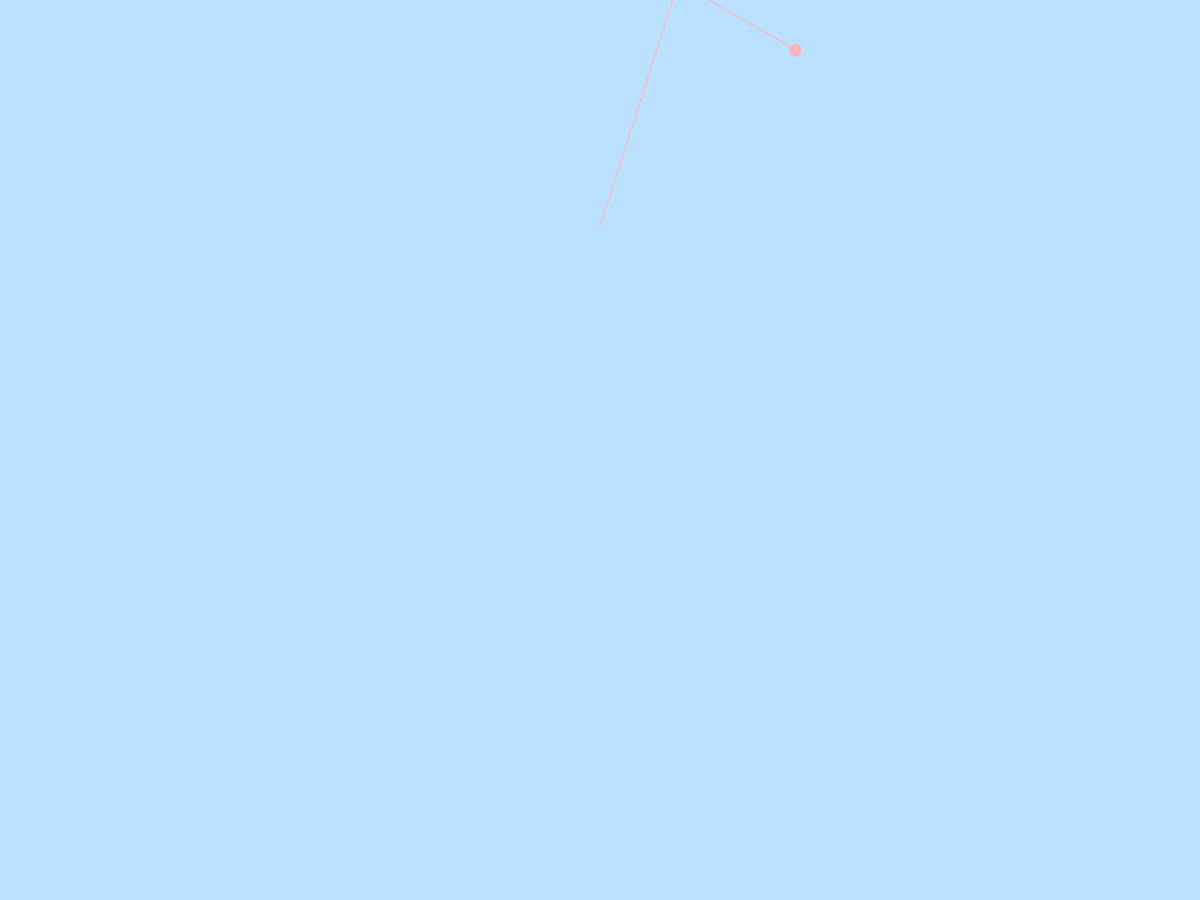
Frame 1 (no input)
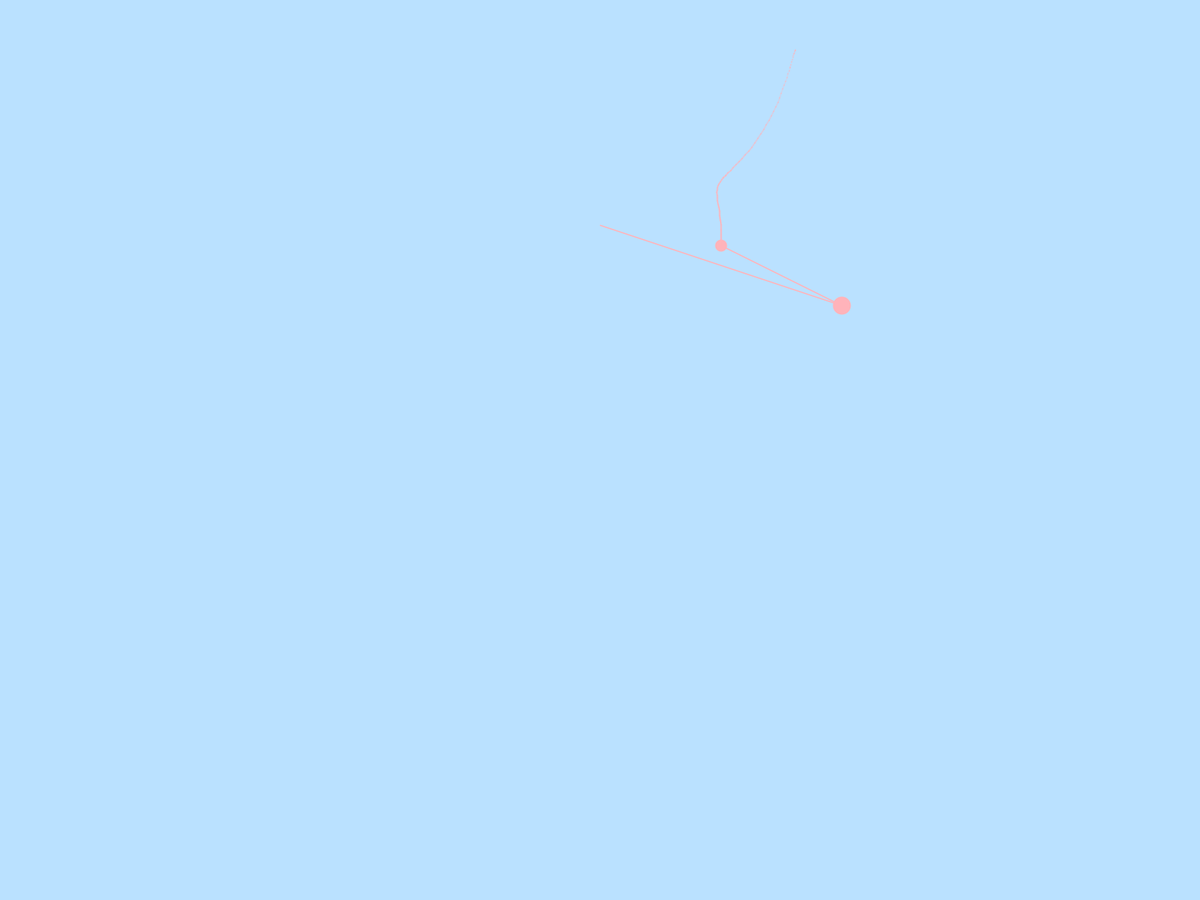
Frame 60 (the mouse pressed at the canvas centre just before this capture)
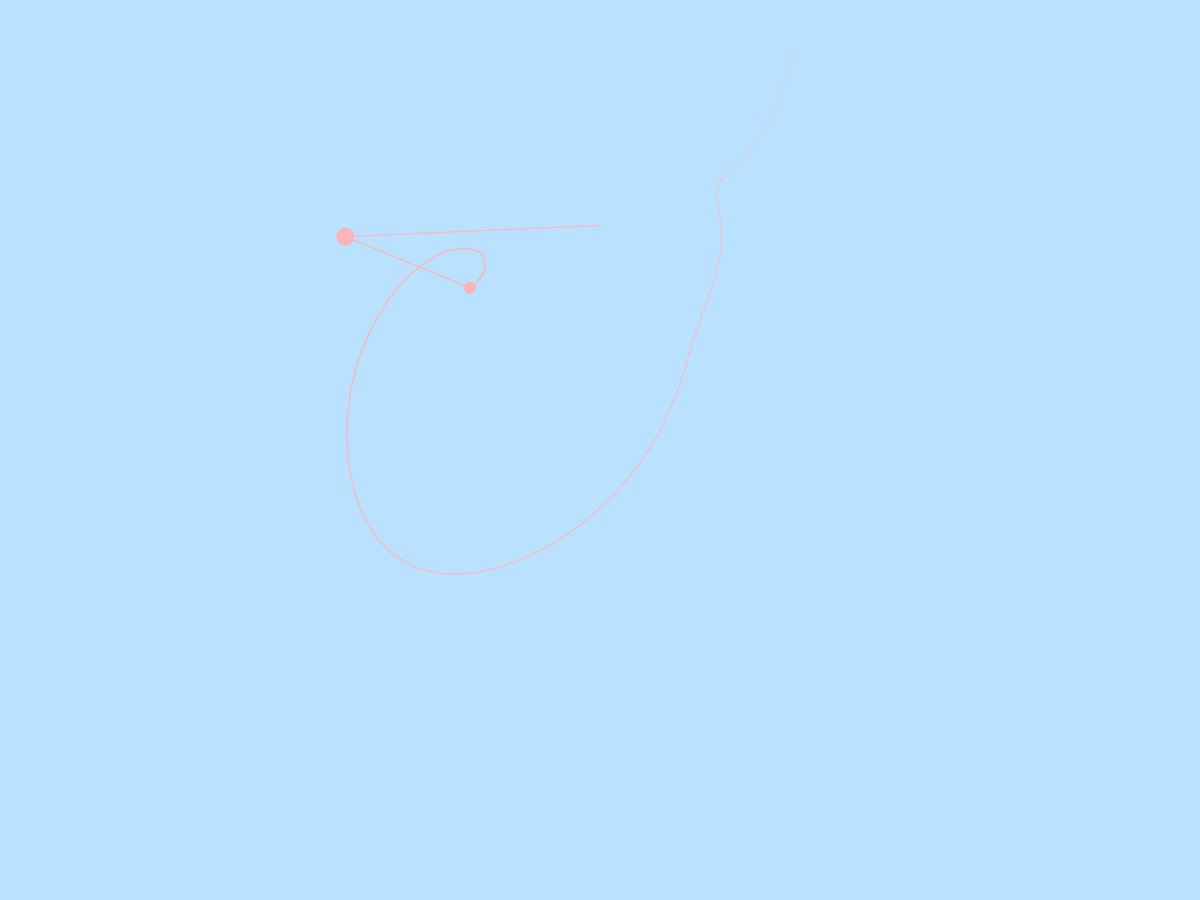
Frame 120 (the mouse held since frame 60 and released just before this capture)

The Processing sketch that drew these frames (run headless with seeded random() and noise(); from frame 60 on, the mouse is pressed at the canvas centre):

// Processing sketch: Pendule
// ── Pendule.pde
PenduleDouble p;

// Les couleurs suivantes sont pastel
color rouge  = color(255,179,186);
color orange = color(255,223,186);
color jaune  = color(255,255,186);
color vert   = color(186,255,201);  
color bleu   = color(186,225,255);

void setup() {
   fullScreen();
   //size(640,380);
   
   // Tous les paramètres suivants sont modidiables
   p = new PenduleDouble(0.9*PI, // Angle (en radians) de la première tige par rapport à la verticale
                         PI/3,   // Angle (en radians) de la deuxième tige par rapport à la verticale
                         0.1,    // Vitesse initiale (en radians par seconde) de la première tige
                         -0.05,      // Vitesse initiale (en radians par seconde) de la deuxième tige
                         0.3,    // Masse (en kg) de la première bille
                         0.2,    // Masse (en kg) de la deuxième bille
                         0.85,    // Longueur (en mètres) de la première tige
                         0.45,   // Longueur (en mètres) de la deuxième tige
                         rouge); // Couleur du sillage
}

void draw() {
   background(bleu); // Couleur du fond
   translate( width/2, (4/16.) * height); // Position de l'origine de la première tige
   scale(400);
   p.maj(0.01); // 0.01 est le lap de temps utilisé pour mettre à jour les positions
   p.dessiner();
}

// ── PenduleDouble.pde
/*
  Classe pour modéliser un pendule double.
  Fiche Wikipedia: 

  https://fr.wikipedia.org/wiki/Pendule_double
  
*/
class PenduleDouble {
   float theta1;
   float theta2;
   float theta_1;
   float theta_2;
   
   float m1;
   float m2;
   
   float l1;
   float l2;
   
   float gr = 9.81; // Constante gravitationnelle

   Sillage s1;
   Sillage s2;

   PenduleDouble(float t1, float t2, float t_1, float t_2, float m1, float m2, float l1, float l2, color couleurSillage) {
      // Initialisations
      this.theta1  = t1;   // Angle (en radians) de la première tige par rapport à la verticale
      this.theta2  = t2;   // Angle (en radians) de la deuxième tige par rapport à la verticale
      this.theta_1 = t_1;  // Vitesse initiale (en radians par seconde) de la première tige
      this.theta_2 = t_2;  // Vitesse initiale (en radians par seconde) de la deuxième tige
      this.m1      = m1;   // Masse (en kg) de la première bille
      this.m2      = m2;   // Masse (en kg) de la deuxième bille
      this.l1      = l1;   // Longueur (en mètres) de la première tige
      this.l2      = l2;   // Longueur (en mètres) de la deuxième tige

      this.s1 = new Sillage(200, couleurSillage); // Sillage pour la première bille
      this.s2 = new Sillage(200, couleurSillage); // Sillage pour la deuxième bille
   }
   void maj(float dt) {
     /*
         Les équations et la déifnition des angles sont dispnibles sur la fiche Wikipeadia du 
         pendule double:
         
         https://fr.wikipedia.org/wiki/Pendule_double
         
         A * theta__1 + B * theta2__ + E = 0
         C * theta__1 + D * theta2__ + F = 0
     */
     
     // Implémentation des équations
     float A = (m1+m2) * l1;
     float B = m2 * l2 * cos(theta1 - theta2);
     float E = m2 * l2 * theta_2 * theta_2 * sin(theta1-theta2) + (m1+m2) * gr * sin(theta1);
 
     float C = l1 * cos(theta1-theta2);
     float D = l2;
     float F = -l1 * theta_1 * theta_1 * sin(theta1-theta2) + gr * sin(theta2);
     
     // Calcul du déterminant du système et de son inverse
     float delta = A * D - C * B;
     float invdelta = 1 / delta;
     
     /*
      Inversion de la matrice du système grâce à la comatrice:
      https://fr.wikipedia.org/wiki/Comatrice#G%C3%A9n%C3%A9ralisation
      
      A  B   X + E
      C  D * Y + F = 0
      
      X                D -B   -E
      Y = (1/delta) * -C  A * -F
     
     */
     
     float theta__1 = invdelta * (-D * E + B * F);
     float theta__2 = invdelta * ( C * E - A * F);
     
     // Misa à jour des vitesses angulaires
     theta_1 += theta__1 * dt;
     theta_2 += theta__2 * dt;
     
     // Mise à jour des positions angulaires
     theta1 += theta_1 * dt;
     theta2 += theta_2 * dt;
   }
   
   // Une méthode pour dessiner les billes et leurs sillages
   void dessiner() {
     // Voir la fiche wikipedia pour la définition des angles
     
     // Coordonnées du centre de la première bille
     float x1 = l1 * sin(theta1);
     float y1 = l1 * cos(theta1);

     // Coordonnées du centre de la deuxième bille
     float x2 = x1 + l2 * sin(theta2);
     float y2 = y1 + l2 * cos(theta2);
     
     // On dessine les billes
     stroke(rouge);     // Couleur des billes
     strokeCap(ROUND);
     strokeWeight(m1*0.2); // Diamètre de la première bille
     point(x1,y1);

     strokeWeight(m2*0.2); // Diamètre de la deuxième bille
     point(x2,y2);
     
     // Les tiges
     strokeWeight(0.004); // Epaisseur des tiges
     line(0,0,x1,y1);     // Première tige
     line(x1,y1,x2,y2);   // Deucième tige
     
     
     // On ajoute les nouveaux points aux sillages
     //s1.enfiler(new PVector(x1,y1)); // Premier sillage facultatif
     s2.enfiler(new PVector(x2,y2)); // Deucième sillage
 
     // Style du sillage: points
     //strokeWeight(0.015);
     //s1.dessiner();
     s2.dessiner();

     // Style du sillage: lignes
     strokeWeight(0.005);
     //s1.dessiner_ligne();
     s2.dessiner_ligne();
 }
}

// ── Sillage.pde
/*
  Classe pour modéliser le sillage d'un point mobile.
  La structure sous-jacente est une file.
  La queue de sillage représente le point le plus jeune.
  La tête de sillage représente le point le plus ancien.
*/
class Sillage {
  int nombrePoints;    // nombre de points du sillage
  int nombrePointsMax; // nombre maximum de points pour le sillage

  int tete = 0;        // indice de la tête de file
  int queue = 0;       // indice de la future queue de file

  float[] listeX;      // tableau contenant les abscisses des points du sillage
  float[] listeY;      // tableau contenant les ordonnées des points du sillage

  color couleur;       // Couleur du silllage
  
  // Le constructeur de la classe
  Sillage(int nombrePointsMax, color couleur) {
    this.nombrePointsMax = nombrePointsMax;
    this.listeX = new float[this.nombrePointsMax];
    this.listeY = new float[this.nombrePointsMax];
    this.couleur = couleur;
  }
  
  // Méthode pour ajouter un point au silllage
  public void enfiler(PVector v) {
    
      // Si la file est pleine, on enlève la tête du sillage
      if(this.nombrePoints == this.nombrePointsMax) {
          this.defiler(); 
      }
      
      // Si la file n'est pas pleine,
      if(this.nombrePoints < this.nombrePointsMax) {
  
         // On ajoute le nouveau point en queue de sillage
         this.listeX[this.queue] = v.x;
         this.listeY[this.queue] = v.y;
         
         // L'indice de la future queue de file ne doit pas dépacer le tableau
         this.queue = ( this.queue + 1 ) % this.nombrePointsMax;
         
         // On incrémente le nombre de points du sillage
         this.nombrePoints++;
      }
  }
  
  // Méthode pour enlever un point (le plus ancien) du sillage
  public PVector defiler() {
    
     // On vérifie que la file contient au moins un point
     if(this.nombrePoints > 0 ) {
       // On contruit un nouveau point, voué à être retourné par la méthode 
       PVector v = new PVector(this.listeX[this.tete], this.listeY[this.tete]);
       
       // L'indice de la tete ne doit pas sortir du tableau
       this.tete = ( this.tete + 1 ) % this.nombrePointsMax;
       
       // On décrémente le nombre de points de la file
       this.nombrePoints--;
       return v;
     }
     
     // Si la file est vide, on retourne une "rérérence null"
     return null;
  }
  
  // Une méthode pour tracer le sillage comme une suite de points
  void dessiner() {
    // On vérifie qu'il y a des points à tracer
    if(this.nombrePoints > 0) {
      // L'indice du point du sillage à tracer
      int j;
      for(int i = 0; i < this.nombrePoints-1; i++) {
         // j parcourt la file
         j = ( this.tete + i ) % this.nombrePointsMax;
         
         // On établit la transparence des points du sillage
         stroke(this.couleur, 255*exp((i-this.nombrePoints)*0.005));
         
         // On trace le point
         point(this.listeX[j], this.listeY[j]);          
      }
    }
  }
  // Une méthode pour tracer le sillage comme une ligne
  void dessiner_ligne() {
    // On vérifie qu'il y a des points à tracer
    if(this.nombrePoints > 0) {
      int j, k;
      for(int i = 0; i < this.nombrePoints-1; i++) {
         // L'indice du premier point du segment à tracer
         j = ( this.tete + i ) % this.nombrePointsMax;
         // L'indice du deuxième point du segment
         k = ( j + this.nombrePointsMax + 1 ) % this.nombrePointsMax;
         
         // Calcul de la transparence
         strokeCap(ROUND);
         stroke(this.couleur, i*255./this.nombrePoints);
         
         // On trace la ligne
         strokeCap(SQUARE);
         line(this.listeX[j], this.listeY[j],this.listeX[k], this.listeY[k]);          
      }
    }
  }
}
